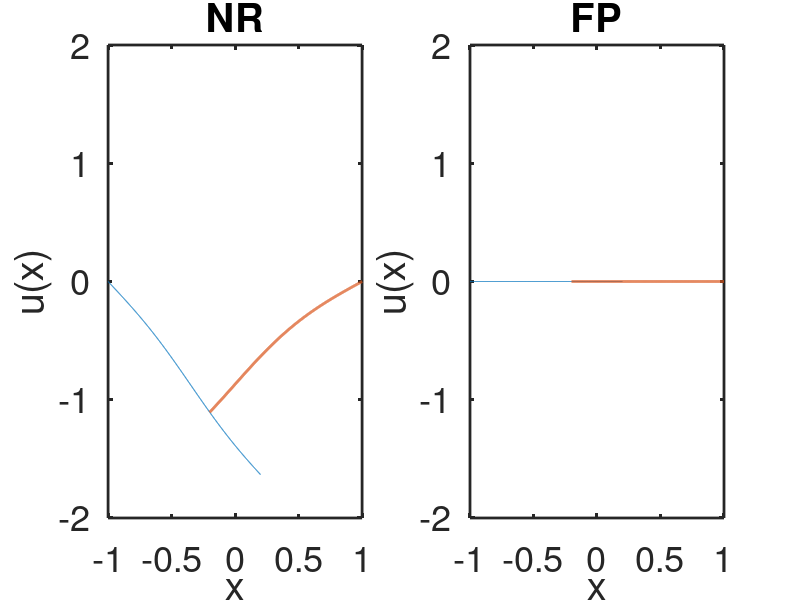

Here is the MATLAB script that generated this plot:
%% Experiment 10 - Cycle for ASPN
% Using u''(x) - sin(8u(x)) = 0 as our problem, we enter into the theorized
% cycle(s) for DD preconditioned with Newton-Raphson.

% Problem parameters
C = 3.6;

% Grid
nx = 1001;
a  = -0.2;
b  = 0.2;
x  = linspace(-1,1,nx)';
dx = 1./abs(x(2) - x(1));
x1 = x(x<=b); b = x1(end);
x2 = x(x>=a); a = x2(1);
l1 = length(x1); l2 = length(x2);

% Diff. mat.
X1 = [ [x1(2:end) ; 0], x1, [0 ; x1(1:end-1)] ];
X2 = [ [x2(2:end) ; 0], x2, [0 ; x2(1:end-1)] ];

I1 = eye(l1);
D1 = ones(l1,1);
D1 = dx^2 * [ D1, -2*D1, D1 ];% - dx/2 * [ -D1, zeros(l1,1), D1 ].*X1;
D1 = spdiags(D1,[-1,0,1],l1,l1);% + spdiags(ones(l1,1),0,l1,l1);
I2 = eye(l2);
D2 = ones(l2,1);
D2 = dx^2 * [ D2, -2*D2, D2 ];% - dx/2 * [ -D2, zeros(l2,1), D2 ].*X2;
D2 = spdiags(D2,[-1,0,1],l2,l2);% + spdiags(ones(l2,1),0,l2,l2);

% Initialization for ASPN
tol = 1e-16;
itermax = 100;
% u2b0 = -0.606336103110884206; % closest to the fixed point for C=8
u2b0 = -1.6;
nonlinsolves = 50;
u2b    = u2b0;
u2bold = u2b0;
u1 = 0*ones(size(x1)); u1(1)  = 0;
u2 = 0*ones(size(x2)); u2(end)= 0;

U2b    = u2b0;
U2bold = u2b0;
error  = 1;
iter   = 1;
U1 = 0*ones(size(x1)); U1(1)  = 0;
U2 = 0*ones(size(x2)); U2(end)= 0;

% ASPN
while error > tol && iter < itermax

    % Step 1: solve u in first domain
    u1(end) = u2b;
    for i = 1:nonlinsolves
        J1 = D1 - spdiags(C*cos(C*u1),0,l1,l1);
        F1 = D1(2:end-1,:)*u1 - sin(C*u1(2:end-1));
        u1(2:end-1) = u1(2:end-1) - J1(2:end-1,2:end-1) \ F1;
    end
    u1a = u1(x1==a);

    % Step 2: solve u in second domain
    u2(1) = u1a;
    for i = 1:nonlinsolves
        J2 = D2 - spdiags(C*cos(C*u2),0,l2,l2);
        F2 = D2(2:end-1,:)*u2 - sin(C*u2(2:end-1));
        u2(2:end-1) = u2(2:end-1) - J2(2:end-1,2:end-1) \ F2;
    end
    u2b = u2(x2==b);

    % Preconditioning with Newton
    % Step 3: solve g in first domain
    dF1= D1 - spdiags(C*cos(C*u1),0,l1,l1);
    g1 = dF1(2:end-1,2:end-1) \ ( -dF1(2:end-1,end) );
    g1 = [0 ; g1 ; 1 ];
    g1a= g1(x1==a);

    % Step 4: solve g in second domain
    dF2= D2 - spdiags(C*cos(C*u2),0,l2,l2);
    g2 = dF2(2:end-1,2:end-1) \ ( -g1a*dF2(2:end-1,1) );
    g2 = [ g1a ; g2 ; 0];
    g2b= g2(x2==b);

    % Step 5: update u2b
    u2b = u2bold - (u2b - u2bold)/(g2b - 1);
    u2bold = u2b;
    
    % Step 1: solve u in first domain
    U1(end) = U2b;
    for i = 1:nonlinsolves
        J1 = D1 - spdiags(C*cos(C*U1),0,l1,l1);
        F1 = D1(2:end-1,:)*U1 - sin(C*U1(2:end-1));
        U1(2:end-1) = U1(2:end-1) - J1(2:end-1,2:end-1) \ F1;
    end
    U1a = U1(x1==a);

    % Step 2: solve u in second domain
    U2(1) = U1a;
    for i = 1:nonlinsolves
        J2 = D2 - spdiags(C*cos(C*U2),0,l2,l2);
        F2 = D2(2:end-1,:)*U2 - sin(C*U2(2:end-1));
        U2(2:end-1) = U2(2:end-1) - J2(2:end-1,2:end-1) \ F2;
    end
    U2b = U2(x2==b);

    error = abs(U2b - U2bold);
    U2bold= U2b;
    iter  = iter+1;
    
    figure(2)
    subplot(1,2,1)
    plot(x1,u1,x2,u2,'linewidth',2)
    xlabel('x')
    ylabel('u(x)')
    axis([-1,1,-2,2])
    title('NR')
    set(gca,'fontsize',26,'linewidth',2)
    
    subplot(1,2,2)
    plot(x1,U1,x2,U2,'linewidth',2)
    xlabel('x')
    ylabel('u(x)')
    axis([-1,1,-2,2])
    title('FP')
    set(gca,'fontsize',26,'linewidth',2)
    pause(0.5)

end